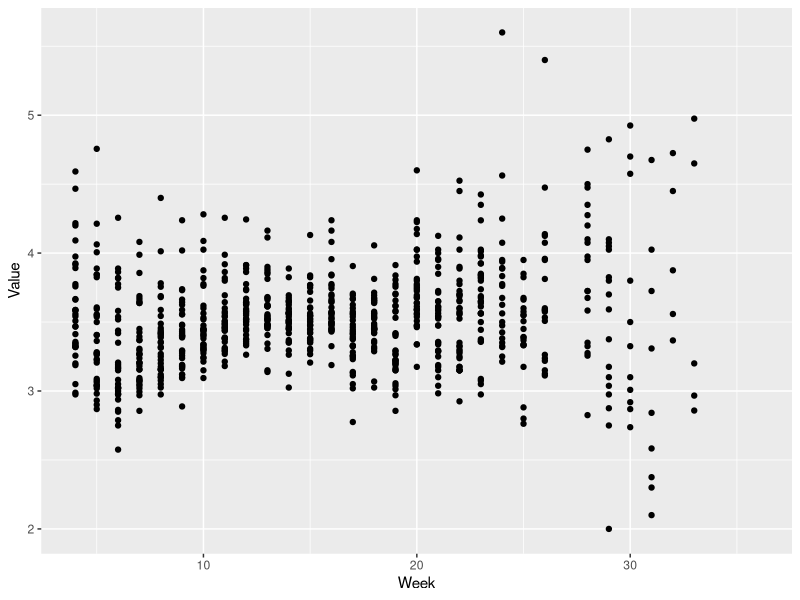
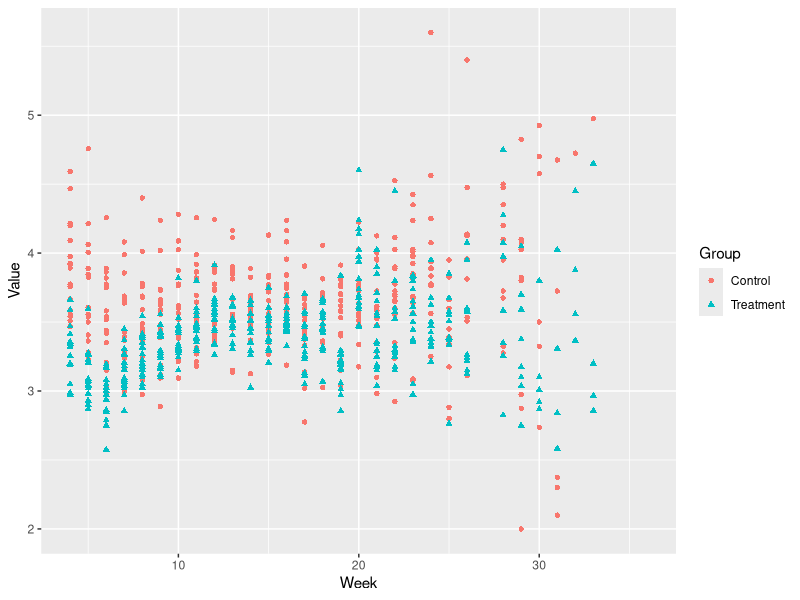
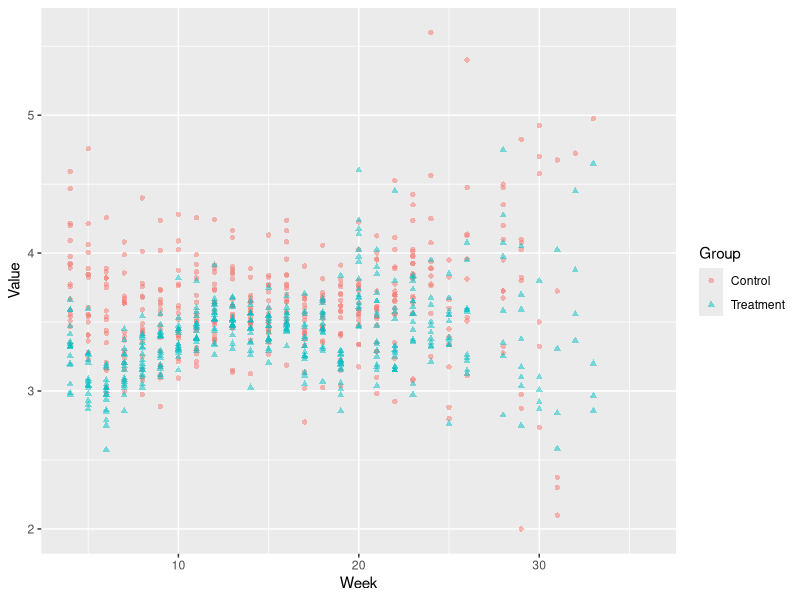
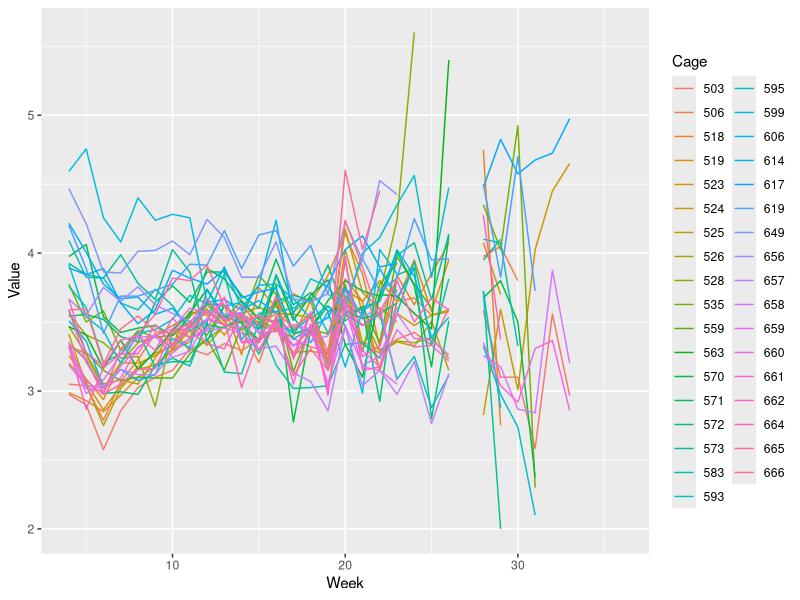
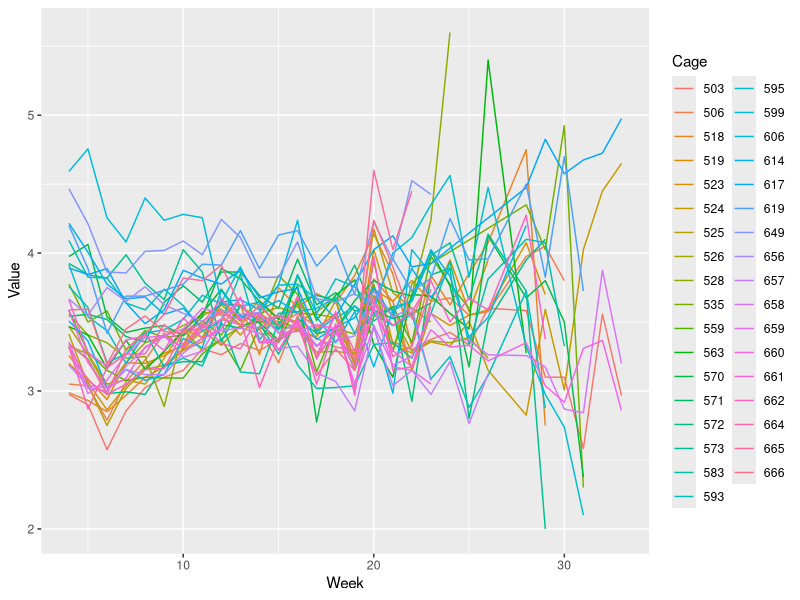
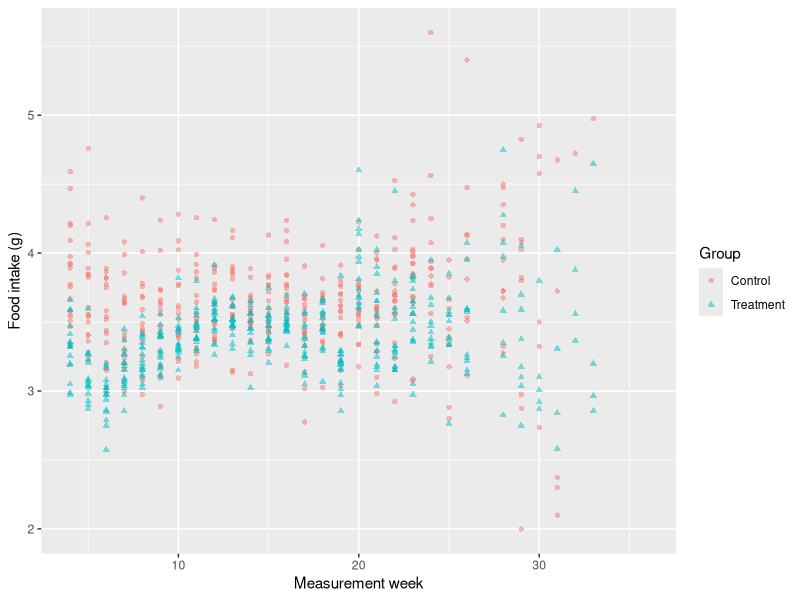
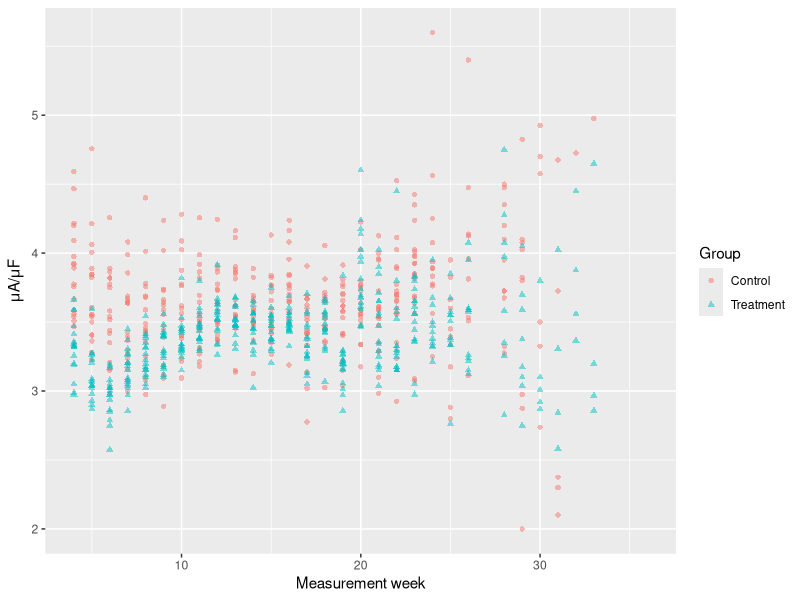
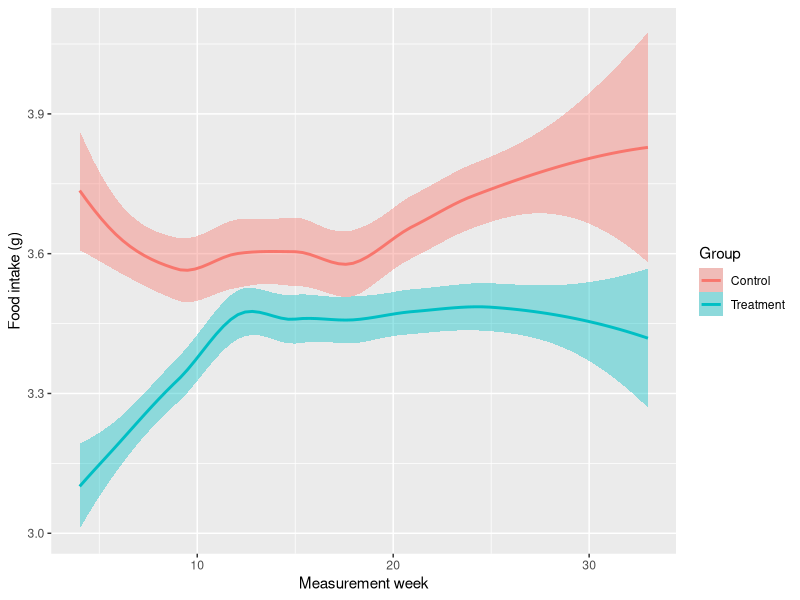

Write R code to recreate these figures, in order.
## ---- chunk 1
knitr::opts_chunk$set(echo = TRUE)
## ---- chunk 2
library("readr")
library("tidyr")
library("dplyr", warn.conflicts = FALSE)

d = read_csv("../data/foodIntake2.csv", skip=1)
colnames(d)[c(1,20)] = c("Week", "Skip")
d2 = d %>% select(-Skip) %>% gather(Cage, Value, -Week)
d2$Group = c(rep(rep("Control", 33), 18), rep(rep("Treatment", 33), 17))
## ---- chunk 3
#install.packages("ggplot2") #If you need it
library(ggplot2)
## ---- chunk 4
ggplot(data = d2, aes(x = Week, y = Value)) +
  geom_point()
## ---- chunk 5
ggplot(data = d2, aes(x = Week, y = Value)) +
  geom_point(aes(color=Group, shape=Group))
## ---- chunk 6
ggplot(data = d2, aes(x = Week, y = Value)) +
  geom_point(alpha=0.5, aes(color=Group, shape=Group))
## ---- chunk 7
ggplot(data = d2, aes(x = Week, y = Value)) +
  geom_line(aes(color=Cage))
## ---- chunk 8
d3 = d2 %>% filter(!is.na(Value))
ggplot(data = d3, aes(x = Week, y = Value)) +
  geom_line(aes(color=Cage))
## ---- chunk 9
ggplot(data = d2, aes(x = Week, y = Value)) +
  geom_point(alpha=0.5, aes(color=Group, shape=Group)) +
  labs(x="Measurement week", y="Food intake (g)")
## ---- chunk 10
ggplot(data = d2, aes(x = Week, y = Value)) +
  geom_point(alpha=0.5, aes(color=Group, shape=Group)) +
  labs(x="Measurement week", y=expression(paste(mu, "A/", mu, "F", sep="")))
## ---- chunk 11
ggplot(data = d2, aes(x = Week, y = Value)) +
  geom_smooth(aes(color=Group, fill=Group)) +
  labs(x="Measurement week", y="Food intake (g)")
## ---- chunk 12
ggplot(data = d2, aes(x = Week, y = Value, group=Cage)) +
  geom_line(aes(color=Group)) +
  labs(x="Measurement week", y="Food intake (g)")
## ---- chunk 13
g = ggplot(data = d2, aes(x = Week, y = Value, group=c(Group)))
g = g + geom_line(aes(color=Cage, group=Cage))
g = g + labs(x="Measurement week", y="Food intake (g)")
g = g + facet_grid(Group~.)
g
## ---- chunk 14
head(mpg)
## ---- chunk 15
g = ggplot(data=mpg, aes(x=class))
g = g + geom_bar()
g
## ---- chunk 16
mpg2 = mpg %>% group_by(class) %>% summarise(avg=mean(displ))
g = ggplot(data=mpg2, aes(x=class, y=avg))
g = g + geom_bar(stat="identity")
g
## ---- chunk 17
g = ggplot(data=mpg, aes(x=class, y=displ))
g = g + geom_boxplot()
g
## ---- chunk 18
g = ggplot(data=mpg, aes(x=class, y=displ))
g = g + geom_boxplot()
g = g + geom_point(position="jitter", color="tomato")
g
## ---- chunk 19
g = ggplot(data=mpg, aes(x=class, y=displ))
g = g + geom_violin()
g
## ---- chunk 20
g = ggplot(data=mpg, aes(x=class, y=displ))
g = g + geom_violin(scale="count")
g
## ---- chunk 21
g = ggplot(data=mpg, aes(x=class, y=displ))
g = g + geom_violin(scale="count", adjust=0.5, aes(color=class, fill=class))
g
## ---- chunk 22
g = ggplot(data=mpg, aes(x=class, y=displ))
g = g + geom_violin(scale="count", adjust=0.5)
g = g + geom_dotplot(binaxis="y", stackdir="center", dotsize=0.3, binwidth=0.1, aes(color=class, fill=class))
g
## ---- chunk 23
g = ggplot(data=mpg, aes(x=class, y=displ))
g = g + geom_violin(scale="count", aes(color=class, fill=class))
g = g + scale_x_discrete(limits=c("subcompact", "compact", "midsize", "minivan", "pickup", "suv", "2seater"))
g
## ---- chunk 24
g = ggplot(data=mpg, aes(x=class, y=displ))
g = g + geom_violin(scale="count", aes(color=class, fill=class))
g = g + scale_x_discrete(limits=c("subcompact", "compact", "midsize", "minivan", "pickup", "suv", "2seater"),
                         labels=c("Subcompact", "Compact", "Midsize", "Minivan", "Pickup Truck", "SUV", "Sports Car"))
g = g + labs(x="", y="Engine Displacement (liters)")
g
## ---- chunk 25
g = ggplot(data=mpg, aes(x=class, y=displ))
g = g + geom_violin(scale="count", aes(color=class, fill=class))
g = g + scale_x_discrete(limits=c("subcompact", "compact", "midsize", "minivan", "pickup", "suv", "2seater"),
                         labels=c("Subcompact", "Compact", "Midsize", "Minivan", "Pickup Truck", "SUV", "Sports Car"))
g = g + labs(x="", y="Engine Displacement (liters)")
g = g + guides(fill="none", color="none")
g
## ---- chunk 26
g = ggplot(data=mpg, aes(x=class, y=displ))
g = g + geom_violin(scale="count", aes(fill=class))
g = g + scale_x_discrete(limits=c("subcompact", "compact", "midsize", "minivan", "pickup", "suv", "2seater"),
                         labels=c("Subcompact", "Compact", "Midsize", "Minivan", "Pickup Truck", "SUV", "Sports Car"))
g = g + labs(x="", y="Engine Displacement (liters)")
g = g + guides(fill="none", color="none")
g = g + scale_fill_discrete(name="Class",
                            limits=c("subcompact", "compact", "midsize", "minivan", "pickup", "suv", "2seater"),
                            labels=c("Subcompact", "Compact", "Midsize", "Minivan", "Pickup Truck", "SUV", "Sports Car"))
g
## ---- chunk 27
g2 = g + scale_fill_manual(name="Class",
                           limits=c("subcompact", "compact", "midsize", "minivan", "pickup", "suv", "2seater"),
                           labels=c("Subcompact", "Compact", "Midsize", "Minivan", "Pickup Truck", "SUV", "Sports Car"),
                           values=c("#FFFFFF", "skyblue", "indianred", "chocolate", "turquoise", "darkorchid", "aquamarine"))
g2
## ---- chunk 28
g2 + theme_bw()
g2 + theme_classic()
g2 + theme(panel.background=element_blank(),
           axis.line.x=element_line(color="black"),
           axis.line.y=element_line(color="black"),
           axis.text.x=element_text(angle=-90, hjust=0, vjust=0.5))
